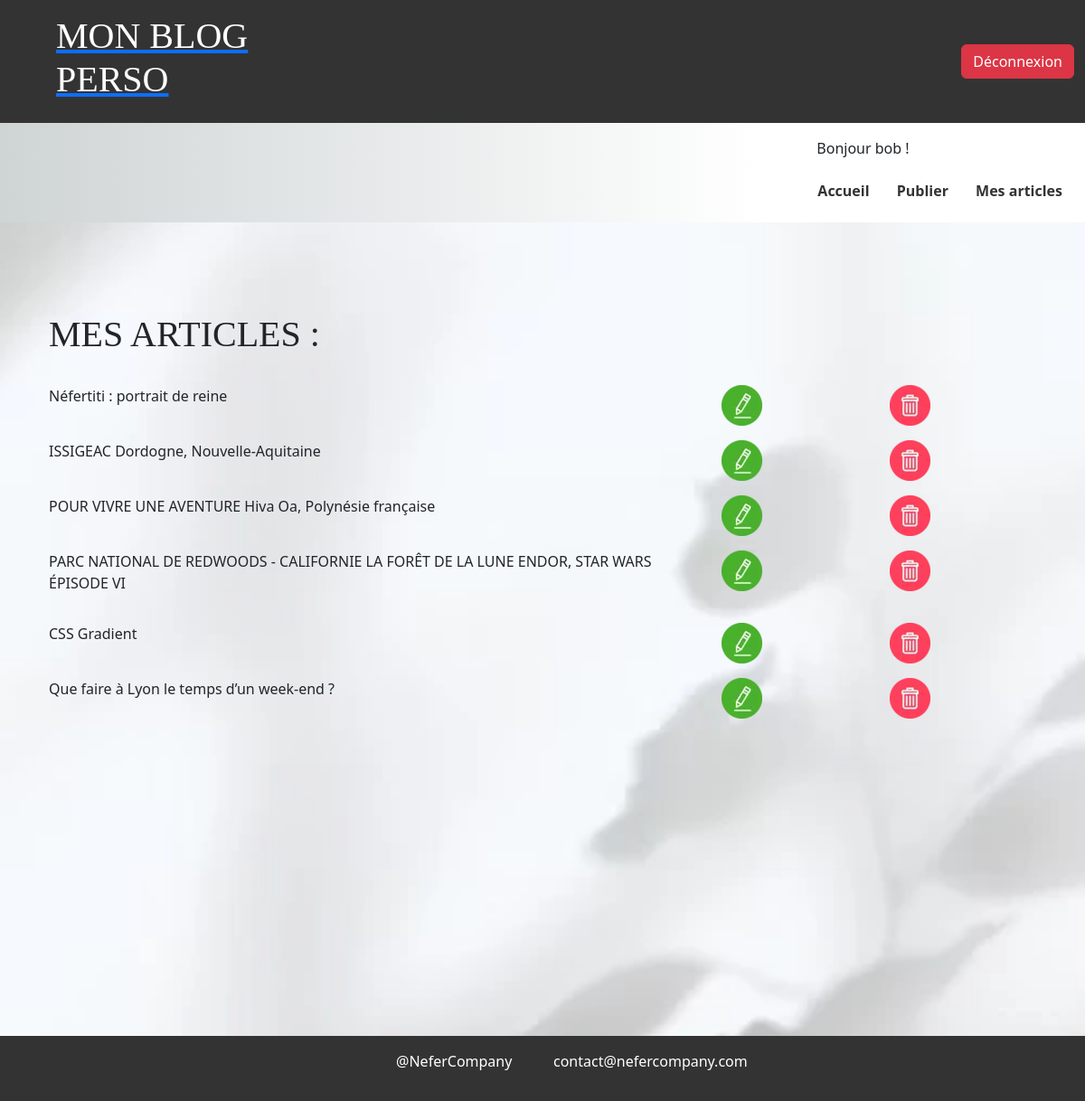
/articles.php (signed in), run on the app's committed database.
### tables this page shows
CREATE TABLE IF NOT EXISTS `posts` (
  `id_article` int NOT NULL AUTO_INCREMENT,
  `titre` varchar(255) NOT NULL,
  `contenu` text NOT NULL,
  `date_publication` date NOT NULL,
  `id_user` int NOT NULL,
  `img` longblob NOT NULL,
  PRIMARY KEY (`id_article`),
  KEY `id_user` (`id_user`) USING BTREE
);

### articles.php (the view, shortened to what this page needs)
<?php
include_once('./connect_bdd.php');
?>
<!DOCTYPE html>
<html lang="en">
<head>
    <link rel="stylesheet" href="./assets/css/style.css">
    <link href="https://cdn.jsdelivr.net/npm/bootstrap@5.3.3/dist/css/bootstrap.min.css" rel="stylesheet">
</head>
<body>
    <header class="container-fluid">
        <nav class="row align-items-center justify-content-between" id="hightNav">
            <div class="col-6 col-md-3">
                <a href="index.php"><h1 class="logo">Mon Blog Perso</h1></a>
            </div>
            <div class="col-6 col-md-9 text-end">
                <ul class="list-inline mb-0">
                    <li class="list-inline-item">
                        <?php if(empty($_SESSION['mdp'])): ?>
                            <a href="./inscription.php" class="btn btn-primary">Inscription</a>
                            <a href="./connexion.php" class="btn btn-secondary">Connexion</a>
                        <?php else: ?>
                            <a href="./deconnexion.php" class="btn btn-danger">Déconnexion</a>
                        <?php endif; ?>
                    </li>
                </ul>
            </div>
        </nav>
        <nav class="row align-items-center justify-content-end text-end" id="lowNav">
            <ul class="list-inline mb-0">
                <li class="list-inline-item">
                    <?php if(isset($_SESSION['mdp'])): ?>
                        <div class="container text-start">
                        <p>Bonjour <?= $_SESSION['nom'] ?> !</p>
                        </div>
                        <a href="index.php" class="btn btn-link">Accueil</a>
                        <a href="publier_articles.php" class="btn btn-link">Publier</a>
                        <a href="articles.php" class="btn btn-link">Mes articles</a>
                    <?php endif; ?>
                </li>
            </ul>
        </nav>
    </header>
    <main class="container main">
        <div class="container cont">
            <h1>Mes Articles :</h1>
            <br>
            <?php
            $id_user = $_SESSION['id_user'];
            $req = $bdd->prepare("SELECT posts.titre, posts.date_publication, posts.id_article, users.nom AS auteur FROM posts INNER JOIN users ON posts.id_user = users.id_user WHERE posts.id_user = ? ORDER BY posts.date_publication DESC");
            $req->execute(array($id_user));
            while($posts = $req->fetch(PDO::FETCH_ASSOC)){ ?>
                <div class="row mb-3">
                    <div class="col-8">
                        <p><?php echo htmlspecialchars($posts['titre']); ?></p>
                    </div>
                    <div class="col-2">
                        <a href="./modifier_article.php?id=<?=$posts['id_article'];?>"><img src="./assets/img/cercle.webp" alt="crayon vert" class="img-fluid"></a>
                    </div>
                    <div class="col-2">
                        <a href="supprimer_article.php?id=<?= $posts['id_article']; ?>"><img src="./assets/img/poubelle.webp" alt="poubelle rouge" class="img-fluid"></a>
                    </div>
                </div>
            <?php } ?>
        </div>
    </main>
    <footer class="container-fluid text-center py-3">
        <div class="row">
            <div class="col-12 col-md-6">
                <p>@NeferCompany</p>
            </div>
            <div class="col-12 col-md-6">
                <p>contact@nefercompany.com</p>
            </div>
        </div>
    </footer>
</body>
</html>

### assets/css/style.css (style rules this page uses)
#lowNav { height: auto; background: linear-gradient(90deg, rgba(207,212,213,1) 0%, rgba(255,255,255,1) 70%); padding: 1rem 0; }
#hightNav { height: auto; background-color: #333; padding: 1rem 0; }
#lowNav> ul> li> a { color: #333; font-weight: 600; text-decoration: none; }
h1, h2 { font-family: fantasy; text-transform: uppercase; }
.logo { color: #fff; margin-left: 50px; font-family: fantasy; }
ul> li> a { color: #fff; text-decoration: none; font-size: 1.3vw; padding: 1rem; }
ul> li { list-style-type: none; }
body { background: url('../img/fond_2_blog.webp'); background-repeat: no-repeat; background-size: cover; background-position: center; }
.main { min-height: 100vh; }
.cont { margin-top: 100px; }
footer { display: flex; justify-content: center; align-items: center; background-color: #333; color: #fff; }

### data on the page
posts: titre "Néfertiti : portrait de reine"
posts: titre "ISSIGEAC Dordogne, Nouvelle-Aquitaine"
posts: titre "POUR VIVRE UNE AVENTURE Hiva Oa, Polynésie française"
posts: titre "PARC NATIONAL DE REDWOODS - CALIFORNIE LA FORÊT DE LA LUNE ENDOR, STAR WARS ÉPISODE VI"
posts: titre "CSS Gradient"
posts: titre "Que faire à Lyon le temps d’un week-end ?"

### other printed values
$_SESSION['nom'] "bob"
